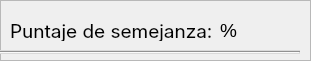
         <widget class="QFrame" name="frame_9">
          <property name="geometry">
           <rect>
            <x>170</x>
            <y>490</y>
            <width>311</width>
            <height>61</height>
           </rect>
          </property>
          <property name="frameShape">
           <enum>QFrame::StyledPanel</enum>
          </property>
          <property name="frameShadow">
           <enum>QFrame::Raised</enum>
          </property>
          <widget class="QLabel" name="label_puntaje">
           <property name="geometry">
            <rect>
             <x>10</x>
             <y>20</y>
             <width>201</width>
             <height>21</height>
            </rect>
           </property>
           <property name="font">
            <font>
             <family>Inter</family>
             <pointsize>14</pointsize>
            </font>
           </property>
           <property name="text">
            <string>Puntaje de semejanza:</string>
           </property>
          </widget>
          <widget class="QLabel" name="porcentaje">
           <property name="geometry">
            <rect>
             <x>220</x>
             <y>20</y>
             <width>71</width>
             <height>21</height>
            </rect>
           </property>
           <property name="font">
            <font>
             <pointsize>14</pointsize>
            </font>
           </property>
           <property name="text">
            <string>%</string>
           </property>
          </widget>
          <widget class="Line" name="line_4">
           <property name="geometry">
            <rect>
             <x>0</x>
             <y>50</y>
             <width>300</width>
             <height>4</height>
            </rect>
           </property>
           <property name="styleSheet">
            <string notr="true">background-color: rgb(217, 217, 217);</string>
           </property>
           <property name="lineWidth">
            <number>1</number>
           </property>
           <property name="orientation">
            <enum>Qt::Horizontal</enum>
           </property>
          </widget>
         </widget>
